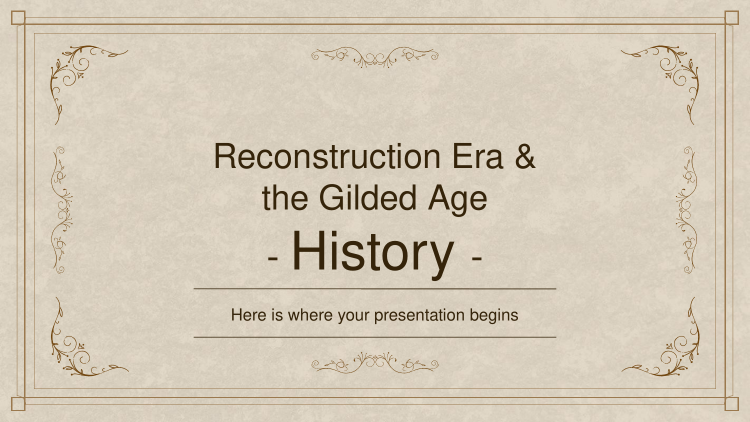
#> input picture templates/previews/1.png, 1500 x 844 px (shown at 1/2 size)
$ python generate_collage.py
#> lines starting #> are read from the running program, lines starting #| are printed output that depends on the picture
"""
5 ta shablon preview rasmidan bitta collage yaratadi.
2+2+1 formatida joylashtiriladi.
"""
from PIL import Image, ImageDraw, ImageFont
import os

PREVIEWS_DIR = os.path.join(os.path.dirname(__file__), "templates", "previews")
OUTPUT_PATH  = os.path.join(PREVIEWS_DIR, "collage.png")

# Har bir thumbnail o'lchami
THUMB_W = 480
THUMB_H = 270
GAP     = 8
BG_COLOR = (30, 30, 30)

# 5 ta rasm yuklash va resize qilish
thumbs = []
for i in range(1, 6):
    path = os.path.join(PREVIEWS_DIR, f"{i}.png")
    img = Image.open(path).convert("RGB")
#> img is the input picture: PIL image 1500x844 RGB; mean R, G, B 212.3, 202.2, 184.4
    img = img.resize((THUMB_W, THUMB_H), Image.LANCZOS)
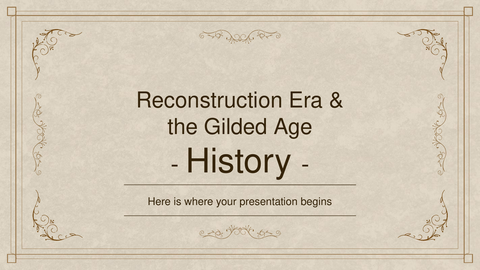
#> img: PIL image 480x270 RGB; mean R, G, B 212.3, 202.2, 184.4
#> (the run stopped early here; a loop or call above may not have finished)
